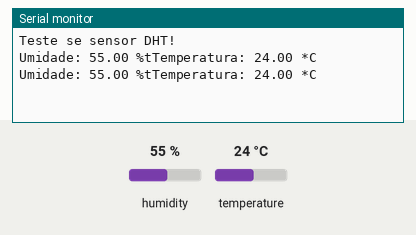
This sketch was run on a simulated ESP8266 (NodeMCU). On the bench: the last lines printed to the serial monitor. The inputs (shaded band) are chosen by the test bench; at power-on: humidity 55 %, temperature 24 °C.

Above: at 2.8 s.
2.9 s: humidity set to 22 %
At 4.9 s:
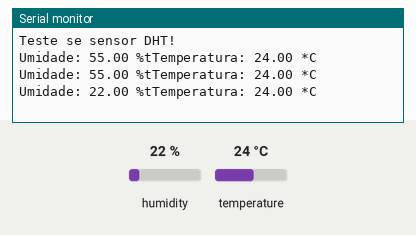
5.6 s: temperature set to 12 °C
At 7.2 s:
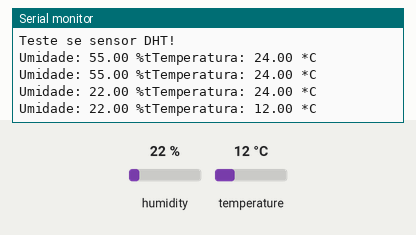
8.3 s: humidity set to 40 %
At 10.8 s:
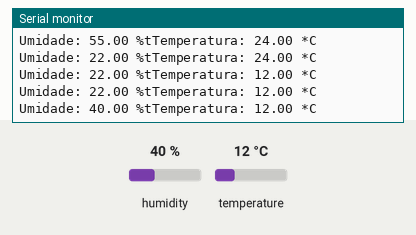
Timing chart, 0 to 12.3 s (numbered marks = the images above; inputs shaded):
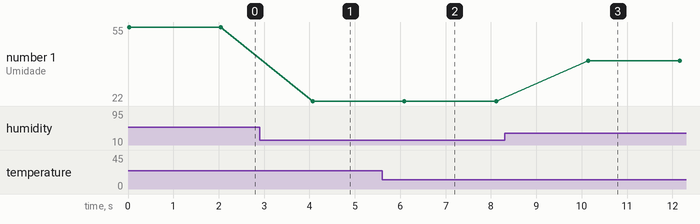

Measured:
- after the input at 2.9 s, the serial monitor: prints a new line after 1.2 s (image 1)
- after the input at 5.6 s, the serial monitor: prints a new line after 0.49 s (image 2)
- after the input at 8.3 s, the serial monitor: prints a new line after 1.8 s (image 3)
- plotted number 1: 55 → 22 after the input at 2.9 s, 22 → 40 after the input at 8.3 s

The sketch:

DHT11_Sensor_Temperatura_Humidade_001.ino
```cpp
#include "DHT.h"

#define DHTPIN D2 // pino de conexão
#define DHTTYPE DHT11 // DHT 11

DHT dht(DHTPIN, DHTTYPE);

void setup()
{
  Serial.begin(9600);
  Serial.println("Teste se sensor DHT!");
  dht.begin();
}

void loop()
{
  // A leitura da temperatura e umidade pode levar 250ms!
  // O atraso do sensor pode chegar a 2 segundos.
  float h = dht.readHumidity();
  float t = dht.readTemperature();

  // testa se retorno é valido, caso contrário algo está errado.
  if (isnan(t) || isnan(h))
  {
    Serial.println("Sensor com defeito");
  }
  else
  {
    Serial.print("Umidade: ");
    Serial.print(h);
    Serial.print(" %t");
    Serial.print("Temperatura: ");
    Serial.print(t);
    Serial.println(" *C");
  }

  delay(2000);

}
```
